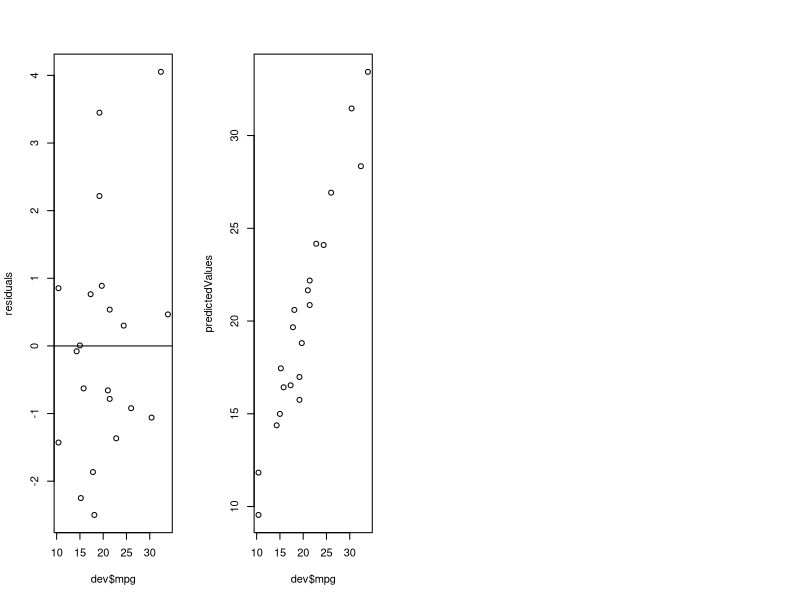
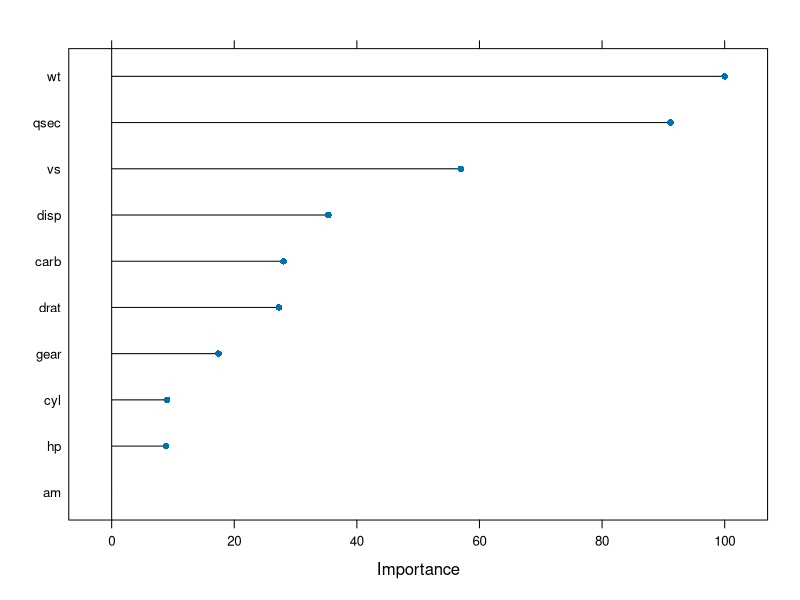

Recreate these plots in R, in order.
#install.packages("caret", dependencies = TRUE)
#changes
library(caret)
data("iris")
dataset <- iris

validation_index <- createDataPartition(dataset$Species, p=0.8,
                                        list=FALSE)

#this is the beginning




##quedándose con el 20%
validation <- dataset[-validation_index,]

##quedándose con el 80%
dataset <- dataset[validation_index,]


dim(dataset)
sapply(dataset, class)
levels(dataset$Species)
head(dataset)

###################

x <- dataset[,1:4]
y <- dataset[,5]


par(mfrow=c(1,4))





















#####################################################################
#####################################################################

library(caret)
library(datasets)

data("mtcars")

split <- createDataPartition(y=mtcars$mpg, p=0.6,
                             list=FALSE)


dev <- mtcars[split,]
val <- mtcars[-split,]

lmFit <- train(mpg~., data=dev , method='lm')
summary(lmFit)
print(lmFit)


ctrl <- trainControl(method = "cv", number=10)
lmCVFit <- train(mpg~., data=dev , method='lm', trControl=ctrl,
                 metric='Rsquared')


##################################################################

residuals <- resid(lmFit)

predictedValues <- predict(lmFit)

plot(dev$mpg,residuals)
abline(0,0)
plot(dev$mpg, predictedValues)



varImp(lmFit)
varImp(lmCVFit)

plot(varImp(lmFit))


###################################################################################
###################################################################################

library(caret)





# this symbol |
# alt + 124



x <- 5
y <- 7
!(!(x < 4) & !!!(y > 12))






